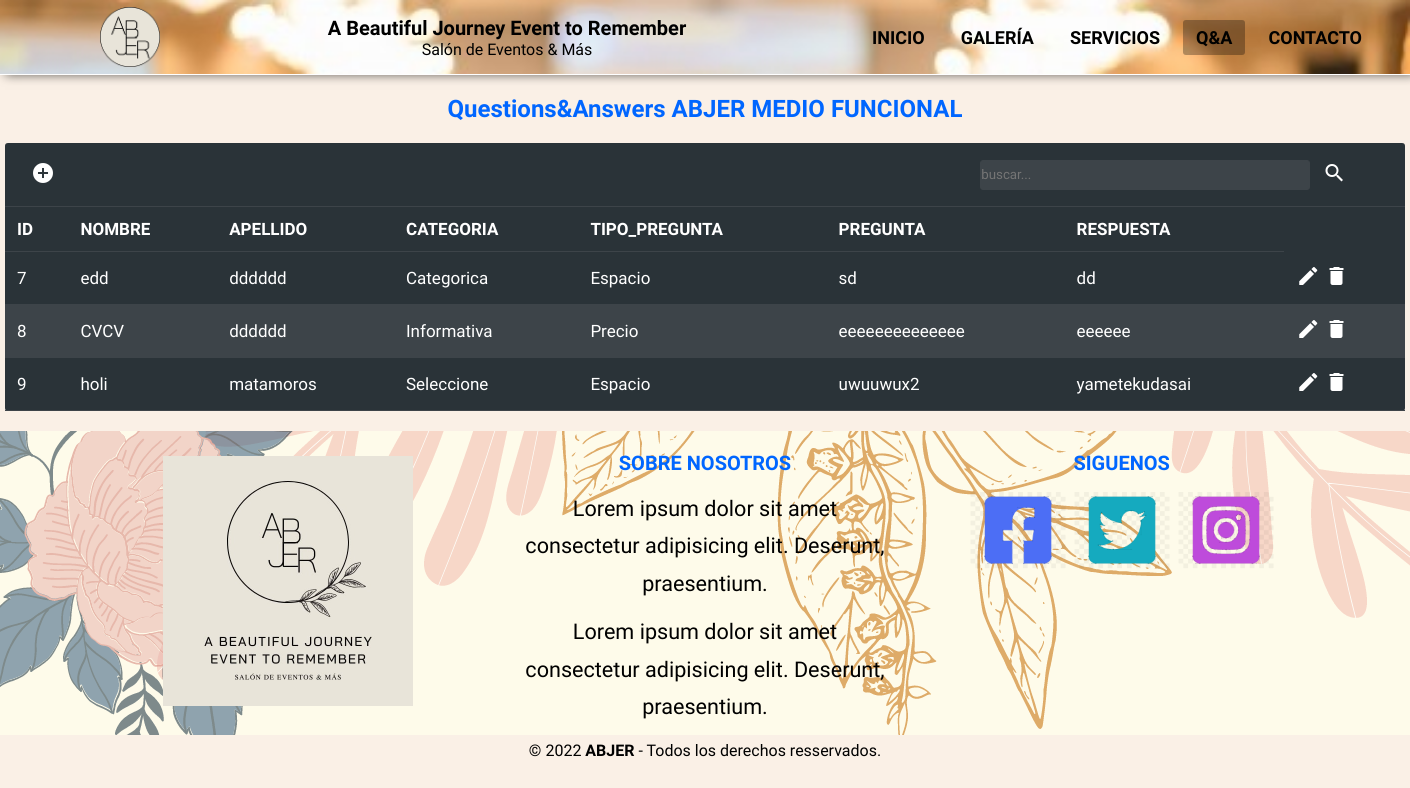
Page /index.php?c=qa&a=index&p=qa on the committed database.
### tables this page shows
CREATE TABLE `formulario` (
  `nombre` varchar(50) NOT NULL,
  `apellidos` varchar(50) NOT NULL,
  `categoria` varchar(50) NOT NULL,
  `tipoPregunta` varchar(50) NOT NULL,
  `pregunta` varchar(50) NOT NULL,
  `respuesta` varchar(100) NOT NULL,
  `id` int(11) NOT NULL
);

### control/QaControl.php (called while the page is built, shortened)
<?php
    require_once 'model/dao/QADAO.php';
    class QaControl {
        private $model;
        public function __construct(){
            $this->model=new QADAO();
        }
        public function index(){
            $resultados=$this->model->listar();
            require_once 'visual/modulos/QAMatamoros/QA.list.php';
        }
    }

### control/FrontControlador.php (called while the page is built, shortened)
<?php
class FrontControlador {
    public function ruteo() {
        $funcion = (!empty($_REQUEST['f']))?htmlentities($_REQUEST['f']):FUNCION_PRINCIPAL;
        $cont = new $controlador();
        $cont->$funcion();
    }
}

### index.php (called while the page is built)
<?php
require_once 'control/FrontControlador.php';
$front = new FrontControlador();
$front->ruteo();

### config/Conexion.php (called while the page is built)
<?php
class Conexion {
    public static function getConexion() {
        $database_username = 'root';
        $database_password = '';
        $dbname = "bdevento";
        $dsn = 'mysql:host=localhost;dbname=' . $dbname;
        $conexion = null;
        try {
            $conexion = new PDO($dsn, $database_username, $database_password);
            $conexion->setAttribute(PDO::ATTR_ERRMODE, PDO::ERRMODE_EXCEPTION);
        } catch (Exception $e) {
            echo $e;
            die("error " . $e->getMessage());
        }
        return $conexion;
    }
}

### model/dao/QADAO.php (called while the page is built, shortened)
<?php
require_once 'config/Conexion.php';
class QADAO {
    private $con;
    public function __construct(){
        $this->con=Conexion::getConexion();
    }
    public function listar(){
        $sql = "select * from formulario";
        $stmt = $this->con->prepare($sql);
        $stmt->execute();
        $resultados = $stmt->fetchAll(PDO::FETCH_ASSOC);
        return $resultados;
    }
}

### visual/modulos/QAMatamoros/QA.list.php (the view)
<?php require_once 'visual/templates/templatesMatamoros/Header.php'; ?>
<h2>Questions&Answers ABJER MEDIO FUNCIONAL</h2>
<div class="datatable-container">
  <div class="header-tools">
    <div class="tools">
      <ul>
        <li>
          <a href="index.php?c=qa&f=nuevo">
            <button><i class="material-icons">add_circle</i></button>
          </a>
        </li>
      </ul>
    </div>
    <div class="search">
      <form action="index.php?c=qa&f=buscar" method="POST">
        <input class="search-input" type="text" name="busqueda" id="busqueda" placeholder="buscar..." />
        <button type="submit"><i class="material-icons">search</i></button>
      </form>
    </div>
  </div>
  <table class="datatable">
    <thead>
      <tr>
        <th>ID</th>
        <th>NOMBRE</th>
        <th>APELLIDO</th>
        <th>CATEGORIA</th>
        <th>TIPO_PREGUNTA</th>
        <th>PREGUNTA</th>
        <th>RESPUESTA</th>
      </tr>
    </thead>
    <tbody>
      <?php
            foreach ($resultados as $fila) {
            ?>
      <tr>
        <td><?php echo $fila['id'] ?></td>
        <td><?php echo $fila['nombre'] ?></td>
        <td><?php echo $fila['apellidos'] ?></td>
        <td><?php echo $fila['categoria'] ?></td>
        <td><?php echo $fila['tipoPregunta'] ?></td>
        <td><?php echo $fila['pregunta'] ?></td>
        <td><?php echo $fila['respuesta'] ?></td>
        <td>
          <a href="index.php?c=qa&f=editar&id=<?php echo  $fila['id']; ?>"><i class="material-icons">edit</i></a>
          <a onclick="if(!confirm('Esta seguro de eliminar?'))return false;"
            href="index.php?c=qa&f=eliminar&id=<?php echo  $fila['id']; ?>"><i class="material-icons">delete</i></a>
        </td>
      </tr>
      <?php  } ?>
    </tbody>
  </table>
</div>
<?php require_once 'visual/templates/templatesMatamoros/Footer.php'; ?>

### assets/css/style_master.css (style rules this page uses)
* { margin: 0; padding: 0; list-style: none; text-decoration: none; font-family: "Bai Jamjuree", sans-serif; }
body { background-color: linen; }
h2 { margin: 20px 0px; color: #0066ff; }

### assets/css/AlvearBilly.css (style rules this page uses)
* { box-sizing: border-box; }
:root { --primary-color: white; --secondary-color:rgb(61,68,73); --highlight-color: #3282b8; --dt-padding: 12px; --dt-padding-s: 6px; --dt-padding-xs: 2px; --dt-border-radius:3px; --dt-background-color-container: #2a3338; --dt-border-color: var(--secondary-color); --dt-bg-color: var(--highlight-color); --dt-text-color: var(--primary-color); --dt-bg-active-button: var(--highlight-color); --dt-text-color-button: var(--primary-color); --dt-text-color-active-button: var(--primary-color); --dt-hover-cell-color: var(--highlight-color); --dt-even-row-color: var(--secondary-color); --dt-focus-color: var(--highlight-color); --dt-input-background-color: var(--secondary-color); --dt-input-color: var(--primary-color); }
.material-icons { font-size: 16px; color: var(--primary-color); }
.datatable-container { background-color: var(--dt-background-color-container); border-radius: var(--dt-border-radius); color: var(--dt-text-color); width:1400px; margin: 20px auto; font-size: 17px; }
.datatable-container .header-tools { border-bottom: solid 1px var(--dt-border-color); padding: var(--dt-padding); display: flex; align-items: center; justify-items: center; }
.datatable-container .header-tools .search { width: 30%; }
.datatable-container .header-tools .search form { display: flex; align-items: center; justify-items: center; }
.datatable-container .header-tools .search .search-input { width: 80%; height: 30px; background-color: var(--dt-input-background-color); display:inline-block; box-sizing: border-box; border-radius: var(--dt-border-radius); border: solid 1px var(--dt-border-color); color: var(--dt-input-color); }
.datatable-container .header-tools .search button { color: var(--dt-text-color-button); width: 10%; box-sizing: border-box; border: 0; border-radius: var(--dt-border-radius); background: transparent; cursor: pointer; padding: var(--dt-padding-s) var(--dt-padding); }
.datatable-container .header-tools .tools { width: 70%; }
.datatable-container .header-tools .tools ul { margin: 0; padding: 0; display: flex; justify-content: start; align-items: baseline; }
.datatable-container .header-tools .tools ul li { display: inline-block; margin: 0 var(--dt-padding-xs); align-items: baseline; }
.datatable-container .header-tools .tools ul li button { color: var(--dt-text-color-button); width: 100%; box-sizing: border-box; border: 0; border-radius: var(--dt-border-radius); background: transparent; cursor: pointer; padding: var(--dt-padding-s) var(--dt-padding); }
.datatable-container .datatable { border-collapse: collapse; width: 100%; }
.datatable-container .datatable, .datatable-container .datatable th, .datatable-container .datatable td { padding: var(--dt-padding) var(--dt-padding); }
.datatable-container .datatable th { font-weight: bolder; text-align: left; border-bottom: solid 1px var(--dt-border-color); }
.datatable-container .datatable td { border-bottom: solid 1px var(--dt-border-color); text-align: left; }
.datatable-container .datatable tbody tr:nth-child(even) { background-color: var(--dt-even-row-color); }

### rows in the picture
formulario: id "7", nombre "edd", apellidos "dddddd", categoria "Categorica", tipoPregunta "Espacio", pregunta "sd", respuesta "dd"
formulario: id "8", nombre "CVCV", apellidos "dddddd", categoria "Informativa", tipoPregunta "Precio", pregunta "eeeeeeeeeeeeee", respuesta "eeeeee"
formulario: id "9", nombre "holi", apellidos "matamoros", categoria "Seleccione", tipoPregunta "Espacio", pregunta "uwuuwux2", respuesta "yametekudasai"
